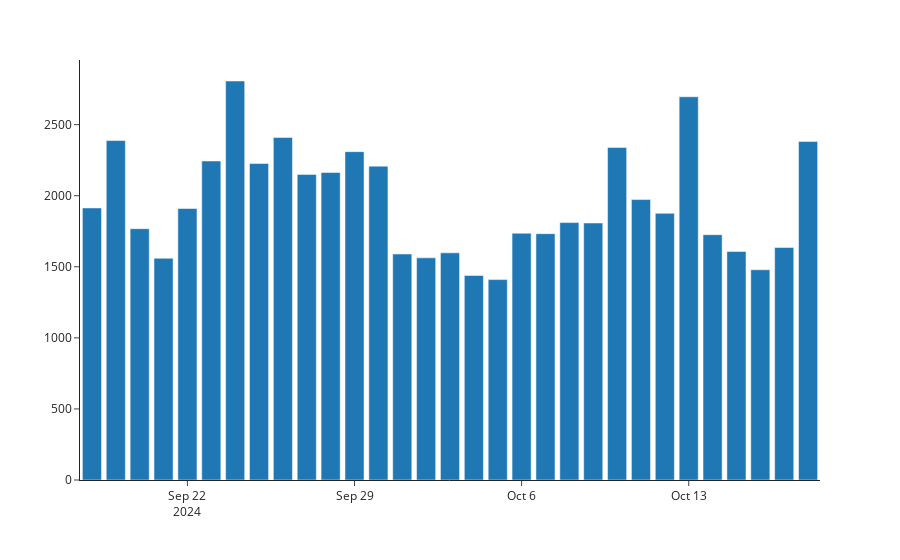

Write notebook code for a chart like this one.
### Code cell
#Visualize
bar = px.bar (daily_agg, x = 'date', y='daily_user',  template = 'simple_white', barmode='group')

bar.update_layout(xaxis_title=None, yaxis_title=None)

bar.show()

### Figure 1 — Plotly figure (JSON) as saved in the notebook; plotly's stock layout.template omitted (floating-point values rounded to 4 significant figures)
{"data": [{"alignmentgroup": "True", "hovertemplate": "date=%{x}<br>daily_user=%{y}<extra></extra>", "legendgroup": "", "marker": {"color": "#1F77B4", "pattern": {"shape": ""}}, "name": "", "offsetgroup": "", "orientation": "v", "showlegend": false, "textposition": "auto", "type": "bar", "x": ["2024-09-18T00:00:00", "2024-09-19T00:00:00", "2024-09-20T00:00:00", "2024-09-21T00:00:00", "2024-09-22T00:00:00", "2024-09-23T00:00:00", "2024-09-24T00:00:00", "2024-09-25T00:00:00", "2024-09-26T00:00:00", "2024-09-27T00:00:00", "2024-09-28T00:00:00", "2024-09-29T00:00:00", "2024-09-30T00:00:00", "2024-10-01T00:00:00", "2024-10-02T00:00:00", "2024-10-03T00:00:00", "2024-10-04T00:00:00", "2024-10-05T00:00:00", "2024-10-06T00:00:00", "2024-10-07T00:00:00", "2024-10-08T00:00:00", "2024-10-09T00:00:00", "2024-10-10T00:00:00", "2024-10-11T00:00:00", "2024-10-12T00:00:00", "2024-10-13T00:00:00", "2024-10-14T00:00:00", "2024-10-15T00:00:00", "2024-10-16T00:00:00", "2024-10-17T00:00:00", "2024-10-18T00:00:00"], "xaxis": "x", "y": [1914, 2388, 1768, 1560, 1910, 2244, 2807, 2227, 2410, 2150, 2163, 2310, 2208, 1590, 1563, 1598, 1439, 1410, 1736, 1733, 1811, 1808, 2339, 1973, 1876, 2696, 1726, 1608, 1479, 1636, 2382], "yaxis": "y"}], "layout": {"autosize": true, "barmode": "group", "legend": {"tracegroupgap": 0}, "margin": {"t": 60}, "xaxis": {"anchor": "y", "autorange": true, "domain": [0, 1], "range": ["2024-09-17 12:00", "2024-10-18 12:00"], "title": {}, "type": "date"}, "yaxis": {"anchor": "x", "autorange": true, "domain": [0, 1], "range": [0, 2955.0], "title": {}, "type": "linear"}}}
